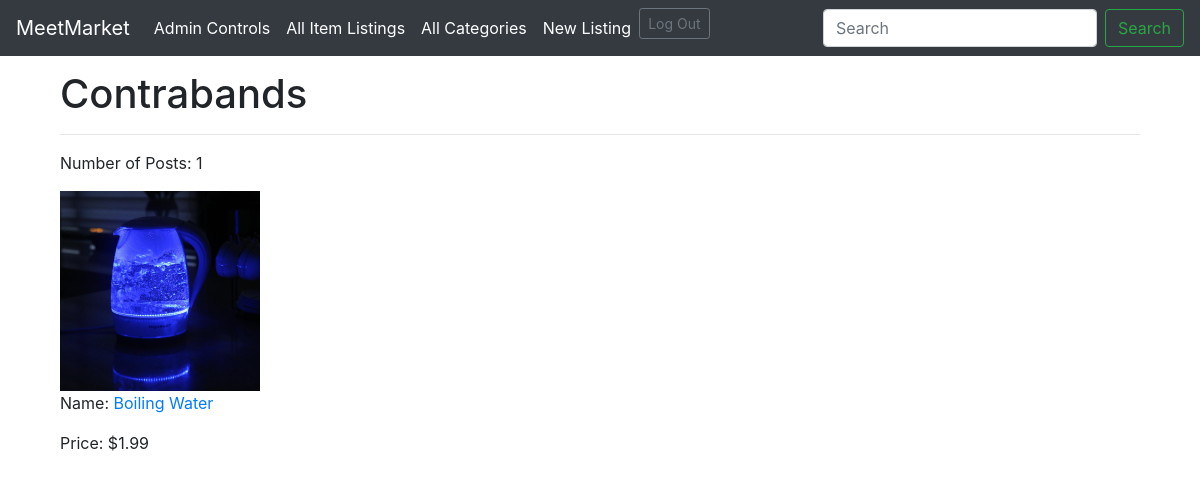
The app's page /category/6 (signed in), older data.
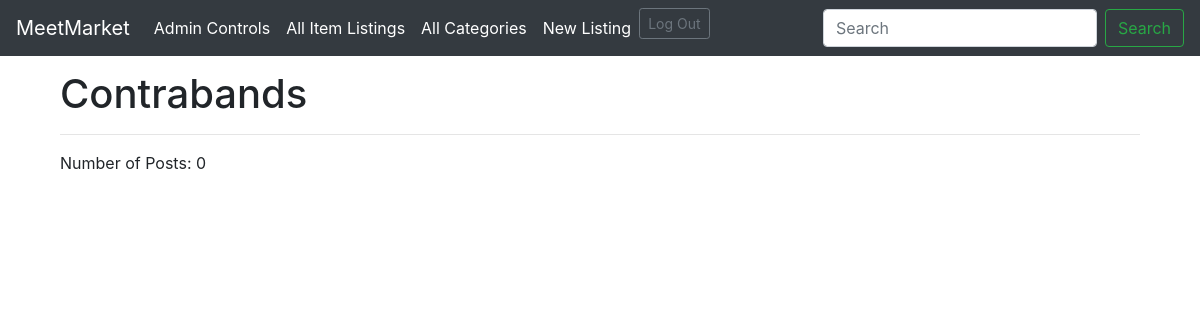
The same page, newer data.
### item_app/models.py (models this page shows)
class Category(models.Model):
    name = models.CharField(max_length=45)
    created_at = models.DateTimeField(auto_now_add=True)
    updated_at = models.DateTimeField(auto_now=True)

class Item(models.Model):
    user = models.ForeignKey(User, related_name="items",
                             on_delete=models.CASCADE)
    name = models.CharField(max_length=100)
    price = models.DecimalField(decimal_places=2, max_digits=10)
    description = models.CharField(max_length=255)
    location = models.CharField(max_length=255)
    condition = models.CharField(max_length=25)
    category = models.ForeignKey(
        Category, related_name="items", on_delete=models.CASCADE)
    flag = models.BooleanField(default=False)
    created_at = models.DateTimeField(auto_now_add=True)
    updated_at = models.DateTimeField(auto_now=True)
    objects = ItemManager()

class Image(models.Model):
    item = models.ForeignKey(
        Item, related_name="images", on_delete=models.CASCADE)
    image = models.ImageField(blank=True, null=True)
    created_at = models.DateTimeField(auto_now_add=True)
    updated_at = models.DateTimeField(auto_now=True)

### item_app/views.py (the view)
def category_page(request, category_id):
    category = Category.objects.get(id=category_id)
    items_in_cat = category.items.all()
    context = {
        "category": category,
        "items_in_cat": items_in_cat,
        "this_user": User.objects.get(email=request.session['log_email']),
    }
    return render(request, "category.html", context)

### item_app/templates/category.html
{% extends 'base.html' %} {% block content %}
<h1 class="page-header" style="padding-top: 20px; margin-top: 50px;">
  {{category.name}}
</h1>
<hr />
<p class="head">Number of Posts: {{items_in_cat.all|length}}</p>
<div class="row">
  {% for item in items_in_cat %}
  <div class="col-md-3">
    {% for image in item.images.all %}
    <img
      class="img-fluid"
      src="{{image.image.url}}"
      width="200px"
      height="200px"
    />
    {% endfor %}
    <p>
      Name: <a href="{% url 'item:my_item_info' item.id %}">{{item.name}}</a>
    </p>
    <p>Price: ${{item.price}}</p>
  </div>
  {% endfor %}
</div>
{% endblock %}

Row changes from the older to the newer data that the page shows:
removed Item: name "Boiling Water", price "1.99"
removed Image: image (picture)
computed for Category "Contrabands": all|length "1" → "0"
